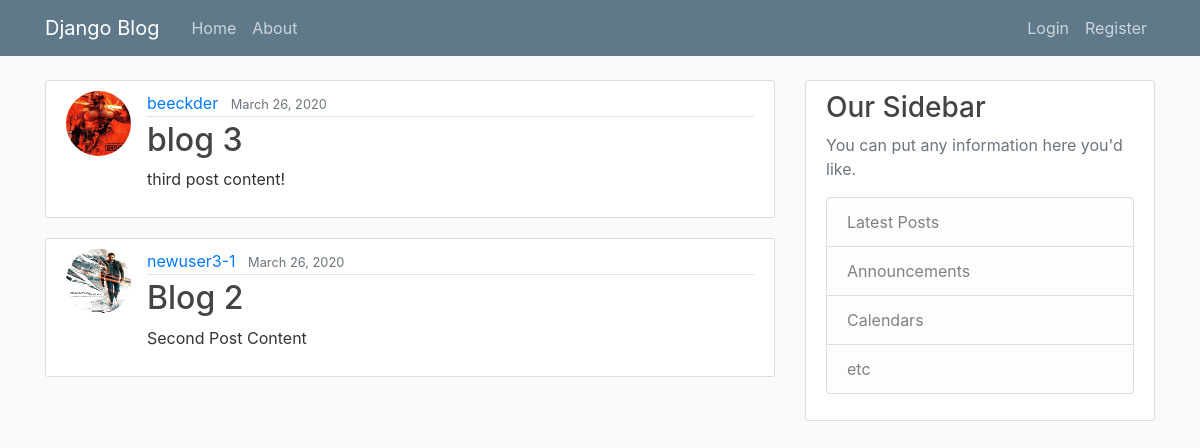
The app's page /, older data.
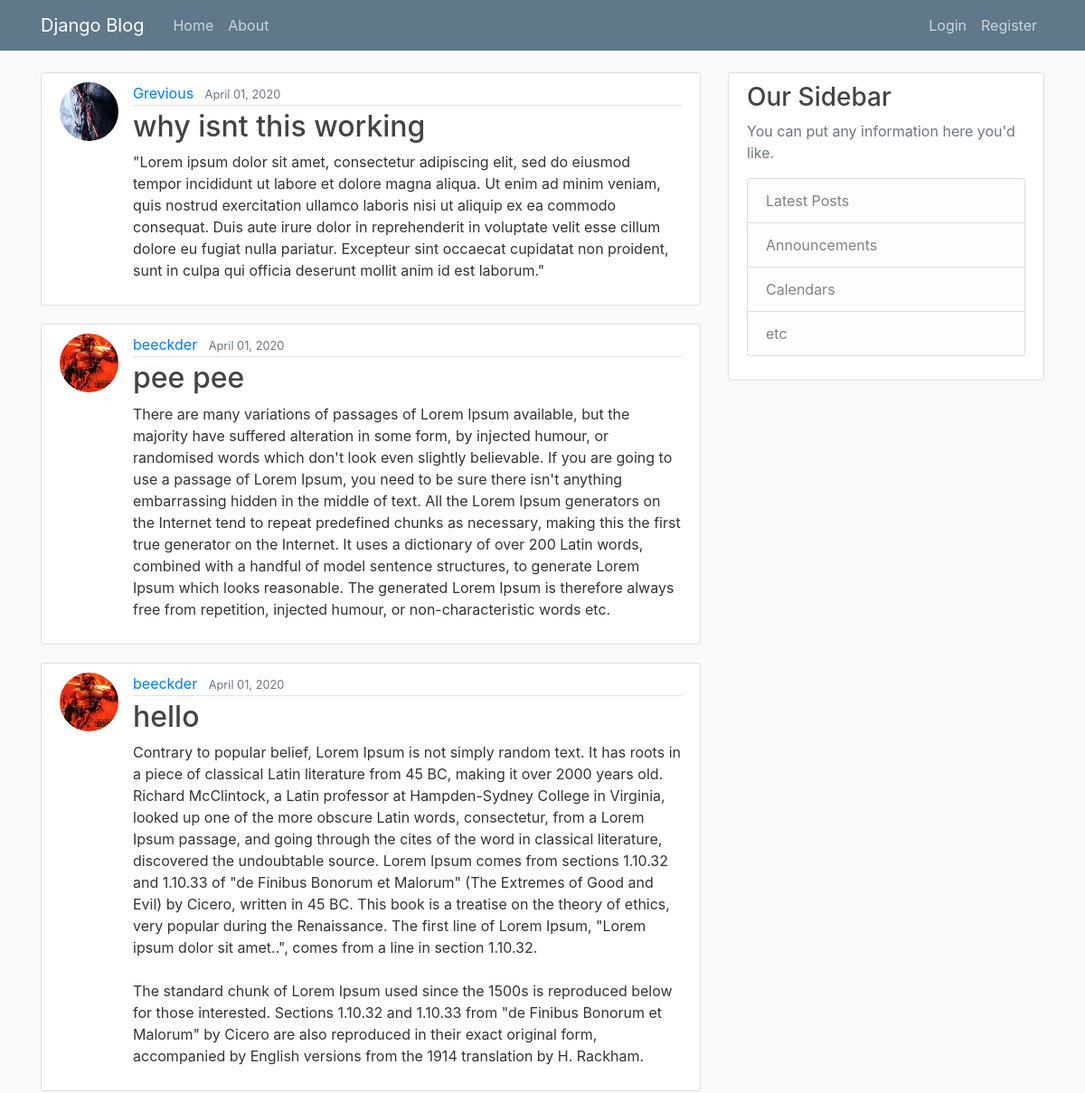
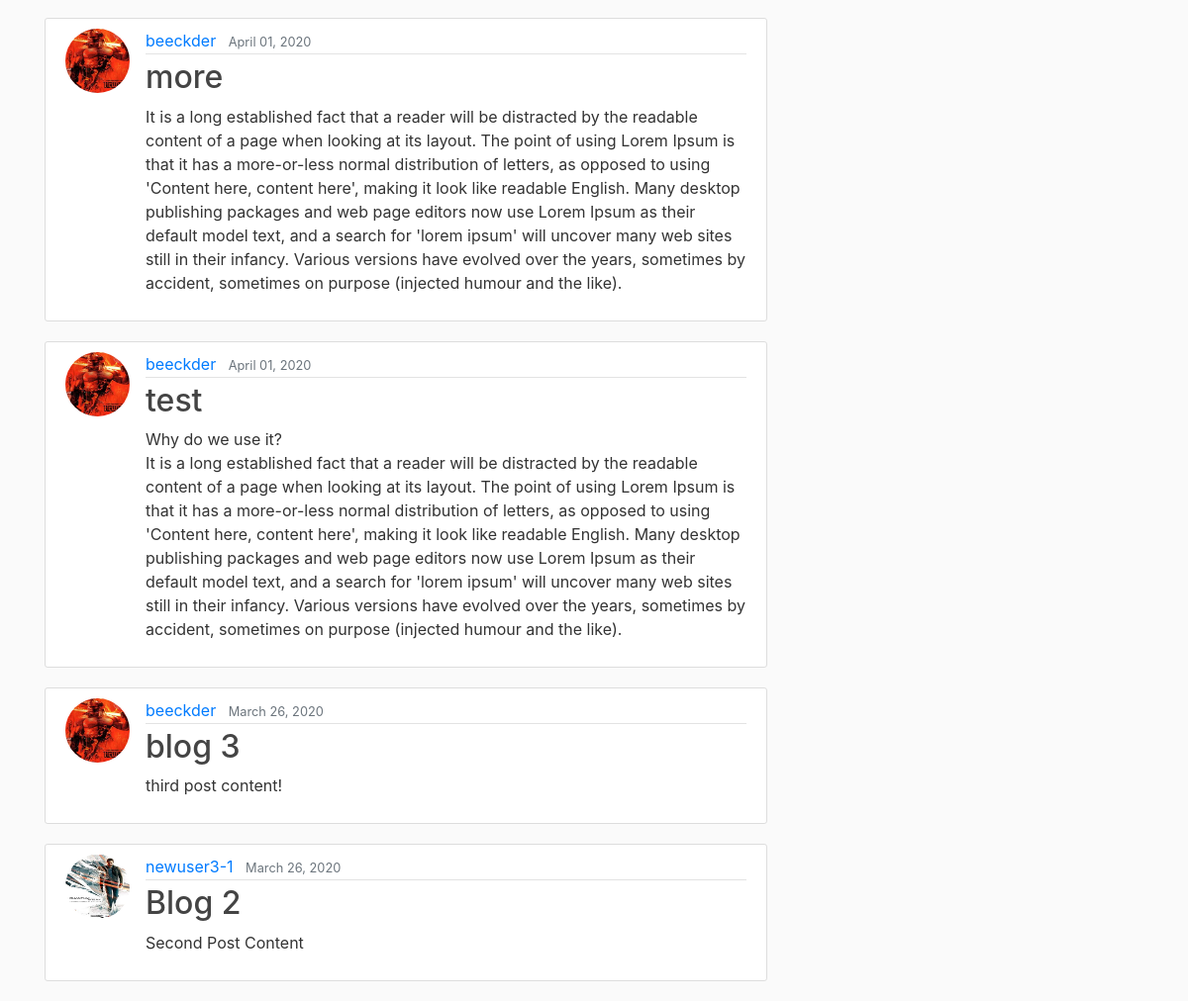
The same page, newer data (2 pictures, top to bottom).
### blog/models.py (models this page shows, shortened)
class Post(models.Model):
    title = models.CharField(max_length=100)
    content = models.TextField()
    date_posted = models.DateTimeField(default=timezone.now)
    author = models.ForeignKey(User, on_delete=models.CASCADE)

### users/models.py (models this page shows, shortened)
class Profile(models.Model):
    user = models.OneToOneField(User, on_delete=models.CASCADE)
    image = models.ImageField(default='default.jpg', upload_to='profile_pics')

### blog/views.py (the view)
# urls.py: path('', PostListView.as_view(), name='blog-home'),
class PostListView(ListView):
    model = Post
    template_name = 'blog/home.html'  # <app>/<model>_<viewtype>.html
    context_object_name = 'posts'
    ordering = ['-date_posted']
    paginate_by = 7

### blog/templates/blog/home.html
{% extends "blog/base.html" %}
{% block content %}
    {% for post in posts %}
        <article class="media content-section">
            <img class="rounded-circle article-img" src="{{ post.author.profile.image.url }}">
            <div class="media-body">
            <div class="article-metadata">
                <a class="mr-2" href="#">{{ post.author }}</a>
                <small class="text-muted">{{ post.date_posted|date:"F d, Y" }}</small>
            </div>
            <h2><a class="article-title" href="{% url 'post-detail' post.id %}">{{ post.title }}</a></h2>
            <p class="article-content">{{ post.content }}</p>
            </div>
        </article>
    {% endfor %}
{% endblock content %}

Row changes from the older to the newer data that the page shows:
added Post: author.profile.image (picture), author "Grevious", date_posted "April 01, 2020", title "why isnt this working", content "\"Lorem ipsum dolor sit amet, consectetur adipiscing elit, sed do eiusmod tempor incididunt ut labore et dolore magna aliqua. Ut enim ad minim veniam, quis nostrud exercitation ullamco laboris nisi ut aliquip ex ea commodo consequat. Duis aute irure dolor in reprehenderit in voluptate velit esse cillum dolore eu fugiat nulla pariatur. Excepteur sint occaecat cupidatat non proident, sunt in culpa qui officia deserunt mollit anim id est laborum.\""
added Post: author.profile.image (picture), author "beeckder", date_posted "April 01, 2020", title "pee pee", content "There are many variations of passages of Lorem Ipsum available, but the majority have suffered alteration in some form, by injected humour, or randomised words which don't look even slightly believable. If you are going to use a passage of Lorem Ipsum, you need to be sure there isn't anything embarrassing hidden in the middle of text. All the Lorem Ipsum generators on the Internet tend to repeat predefined chunks as necessary, making this the first true generator on the Internet. It uses a dictionary of over 200 Latin words, combined with a handful of model sentence structures, to generate Lorem Ipsum which looks reasonable. The generated Lorem Ipsum is therefore always free from…"
added Post: author.profile.image (picture), author "beeckder", date_posted "April 01, 2020", title "hello", content "Contrary to popular belief, Lorem Ipsum is not simply random text. It has roots in a piece of classical Latin literature from 45 BC, making it over 2000 years old. Richard McClintock, a Latin professor at Hampden-Sydney College in Virginia, looked up one of the more obscure Latin words, consectetur, from a Lorem Ipsum passage, and going through the cites of the word in classical literature, discovered the undoubtable source. Lorem Ipsum comes from sections 1.10.32 and 1.10.33 of \"de Finibus Bonorum et Malorum\" (The Extremes of Good and Evil) by Cicero, written in 45 BC. This book is a treatise on the theory of ethics, very popular during the Renaissance. The first line of Lorem Ipsum,…"
added Post: author.profile.image (picture), author "beeckder", date_posted "April 01, 2020", title "more", content "It is a long established fact that a reader will be distracted by the readable content of a page when looking at its layout. The point of using Lorem Ipsum is that it has a more-or-less normal distribution of letters, as opposed to using 'Content here, content here', making it look like readable English. Many desktop publishing packages and web page editors now use Lorem Ipsum as their default model text, and a search for 'lorem ipsum' will uncover many web sites still in their infancy. Various versions have evolved over the years, sometimes by accident, sometimes on purpose (injected humour and the like)."
added Post: author.profile.image (picture), author "beeckder", date_posted "April 01, 2020", title "test", content "Why do we use it? It is a long established fact that a reader will be distracted by the readable content of a page when looking at its layout. The point of using Lorem Ipsum is that it has a more-or-less normal distribution of letters, as opposed to using 'Content here, content here', making it look like readable English. Many desktop publishing packages and web page editors now use Lorem Ipsum as their default model text, and a search for 'lorem ipsum' will uncover many web sites still in their infancy. Various versions have evolved over the years, sometimes by accident, sometimes on purpose (injected humour and the like)."
